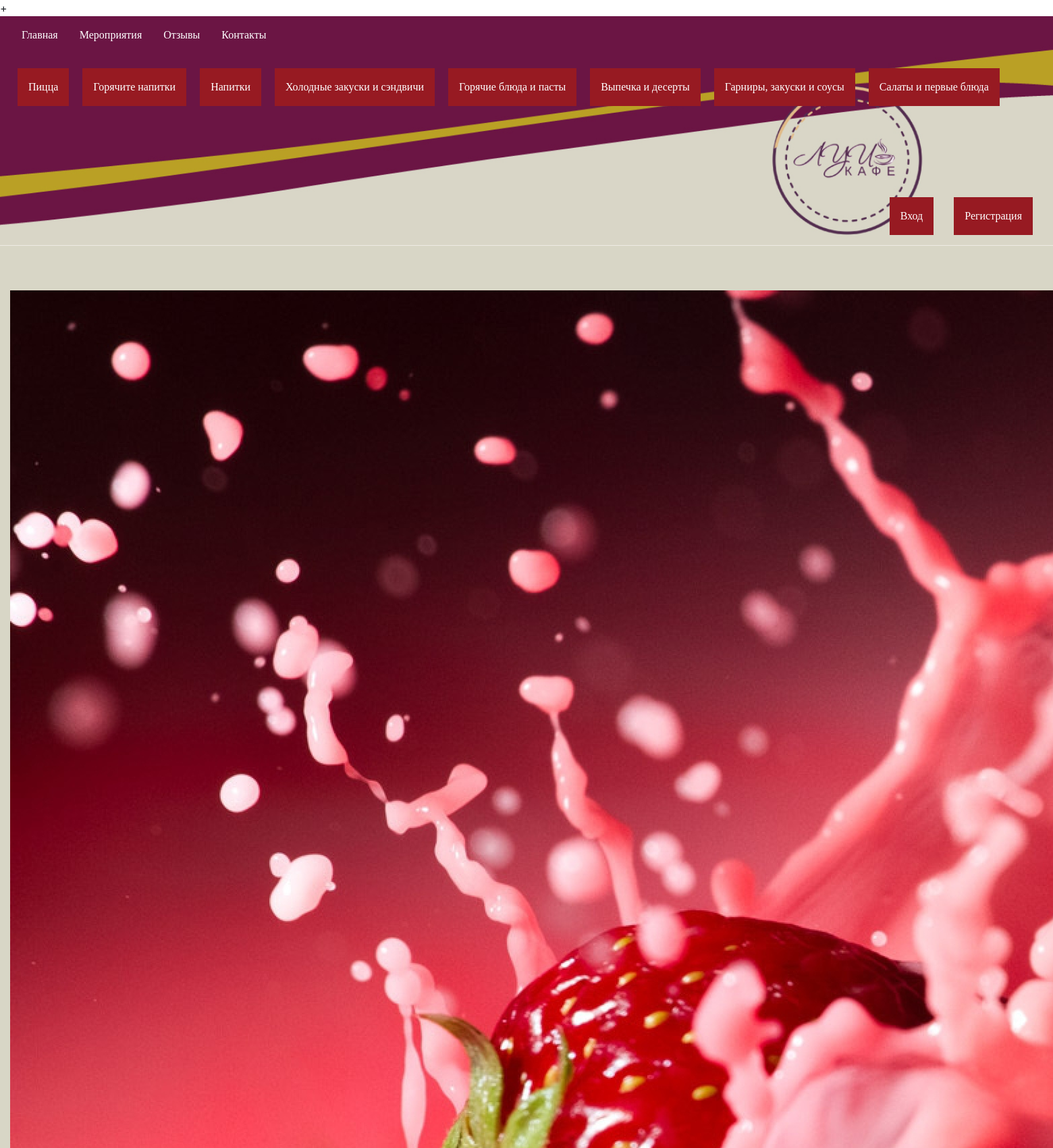
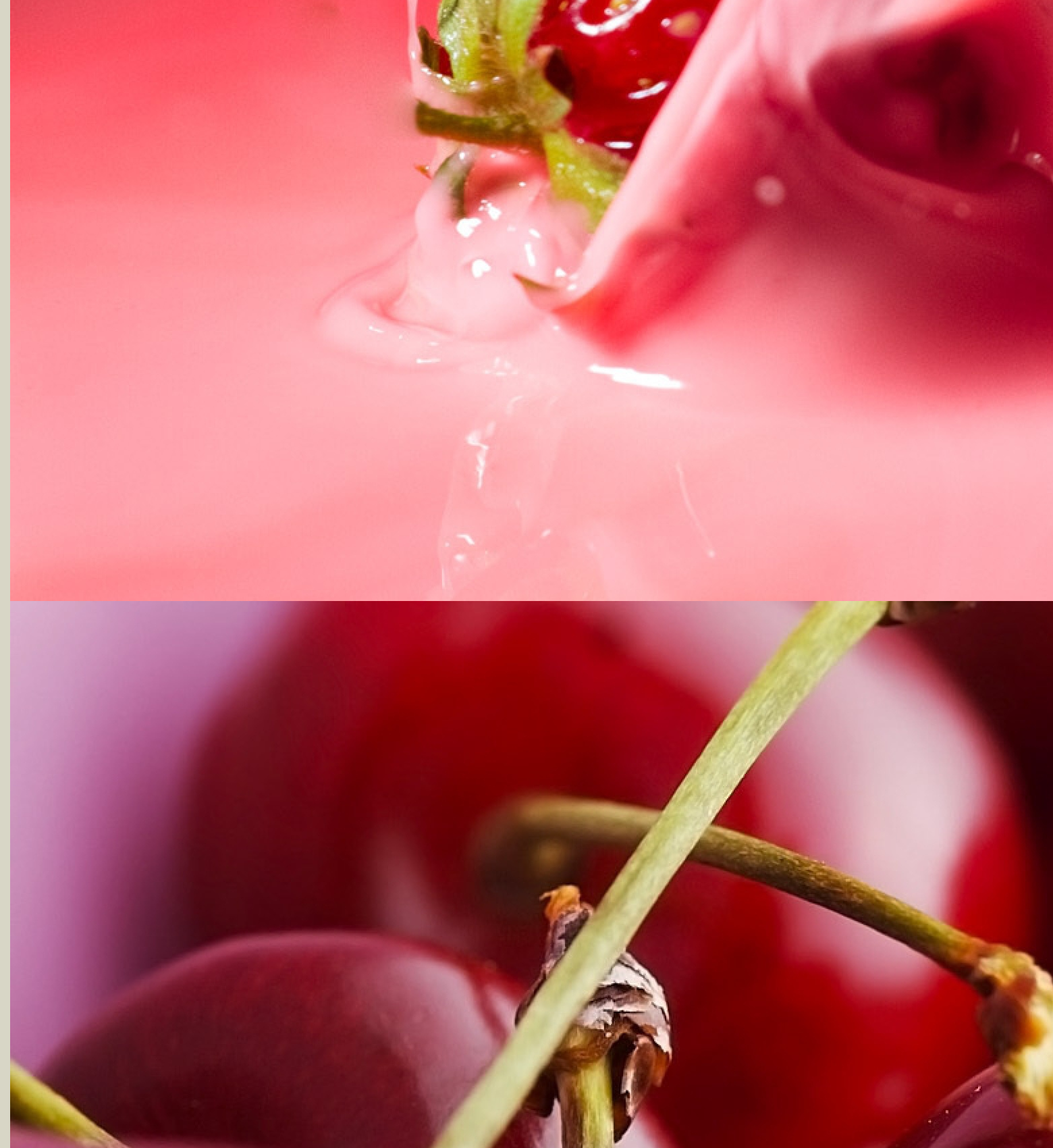
The page / (upper part) on the database its author committed (2 pictures, top to bottom).
### tables this page shows
CREATE TABLE `menu` (
  `id` int(10) NOT NULL,
  `title` varchar(255) NOT NULL,
  `parent` int(10) NOT NULL DEFAULT '0',
  `link` varchar(255) NOT NULL DEFAULT '?page=',
  `catg` text
);

### index.php (called while the page is built, shortened)
<?php
require 'functions/db.php';
require 'functions/functions.php';
connections();

### functions/functions.php (the view, shortened to what this page needs)
<?php
function connections()
{
    $file = '';
    if (empty($_GET['page'])) {
        $file = 'main';
    } else {
        $file = $_GET['page'];
    }
    include 'tempate/header.php';
    if (file_exists('food/' . $file . '.php')) {
        include 'food/' . $file . '.php';
    } elseif (file_exists('users/' . $file . '.php')) {
        if (isset($_COOKIE['user'])) {
            include 'users/' . $file . '.php';
        }else{
            include 'upmenu/404.php';
        }
    } else {
        include 'upmenu/' . $file . '.php';
    }
    include 'tempate/footer.php';
}
function do_query($query)
{
    global $mysqli;
    $result = mysqli_query($mysqli, $query);
    return $result;
}
function menu()
{
    $menu = do_query("SELECT * FROM `menu` WHERE `parent` = '0' ORDER BY menu.id");
    $user = do_query("SELECT * FROM `menu` WHERE `parent` = '1' ORDER BY menu.id");
    $food = do_query("SELECT * FROM `menu` WHERE `parent` = '2' ORDER BY menu.id");
    $users = do_query("SELECT * FROM `menu` WHERE `parent` = '3' ORDER BY menu.id");
    $out = '<div class="menu_up"><ul>';
    foreach ($menu as $item) {
        $out .= '<li><a href="' . $item['link'] . '">' . $item['title'] . '</a></li>';
    }
    $out .= '</ul>';
    if (!isset($_COOKIE['user'])) {
        $out1 = '<div class="menu_food"><ul class="user_account">';
        foreach ($user as $item) {
            $out1 .= '<li><a href="' . $item['link'] . '">' . $item['title'] . '</a></li>';
        }
        $out1 .= '</ul></div>';
    } else {
        $out1 = '<div class="menu_user"><ul>';
        foreach ($users as $user) {
            $out1 .= '<li><a href="' . $user['link'] . '">' . $user['title'] . '</a></li>';
        }
        $out1 .= '</ul></div>';
    }
    $out2 = '<ul>';
    foreach ($food as $item) {
        $out2 .= '<li class="red"><a href="' . $item['link'] . '">' . $item['title'] . '</a></li>';
    }
    $out2 .= '</ul></div>';
    return $out . $out2 . $out1;
}

### tempate/header.php (shortened to what this page needs)
<!doctype html>
<html lang="ru">
<head>
    <link rel="stylesheet" href="https://stackpath.bootstrapcdn.com/bootstrap/4.3.1/css/bootstrap.min.css">
    <link rel="stylesheet" href="css/style.css?t=<?php echo(microtime(true) . rand()); ?>">
    <link rel="stylesheet" href="icons/css/font-awesome.min.css">
</head>
<body>
<div class="container-fluid">
    <?php include 'basket.php';?>
    <header>
        <div class="heder">
            <div class="cap">
                <div class="menu">
                    <nav>
                        <?php echo menu(); ?>
                    </nav>
                </div>
            </div>
        </div>
    </header>
    <description>
        <div class="content">

### upmenu/main.php (shortened to what this page needs)
<h1 class="text-center">Скидки, акции</h1>
<div id="carousel" class="carousel slide" data-ride="carousel">
    <div class="carousel-inner">
        <div class="item active">
            <img src="photo/original.jpg" alt="...">
        </div>
        <div class="item">
            <img src="photo/rt.jpg" alt="...">
        </div>
    </div>
</div>

### tempate/footer.php (shortened to what this page needs)
</div>
</description>
</div>
</body>
</html>

### css/style.css (style rules this page uses)
* { margin: 0; padding: 0; }
body { width: 100%; }
div, ul { box-sizing: border-box; }
div:after, ul:after, div:before, ul:before { content: ''; display: block; clear: both; }
.container-fluid { padding: 0; }
ul li { list-style: none; }
ul li a { color: #ffffff; padding: 16px; display: block; font-size: 16px; text-decoration: none; font-weight: 100; font-family: cursive; }
.content { background: #D8D6C6; width: 100%; padding: 10px 15px; display: table; }
.heder { width: 100%; }
.heder .cap { background: url(../photo/cap.jpg) 100% 0 / cover no-repeat; min-height: 300px; }
.heder .cap .menu { height: 73px; position: relative; }
.heder .cap .menu nav { z-index: 19; width: 100%; background: #6B1544; position: absolute; top: 100%; display: none; }
.heder .cap .menu_up ul, .heder .cap .menu_up .user_account { width: 50%; }
.heder .cap .menu_up ul { padding-left: 16px; display: block; float: left; }
.heder .cap .menu_food { margin: 0 15px; }
@media screen and (min-width: 1024px) { ul li { text-align: center; } }
@media screen and (min-width: 1024px) { .heder .cap .menu { height: fit-content; position: inherit; } }
@media screen and (min-width: 1024px) { .heder .cap .menu nav { display: block; background: none; position: inherit; top: inherit; } }
@media screen and (min-width: 1024px) { .heder .cap .menu_up ul { float: none; width: auto; } }
@media screen and (min-width: 1024px) { .heder .cap .menu_up ul li { float: left; } }
@media screen and (min-width: 1024px) { .heder .cap .menu_up ul li.red { background: #971a22; margin: 5px 10px; } }
@media screen and (min-width: 1024px) { .heder .cap .menu_food { height: 134px; margin: 0 15px; position: relative; } }
@media screen and (min-width: 1024px) { .heder .cap .menu_food ul { position: absolute; bottom: 0; right: 0; } }
@media screen and (min-width: 1024px) { .heder .cap .menu_food ul li { float: left; background: #971a22; margin: 0 15px; } }
@media screen and (min-width: 1394px) { .heder .cap .menu_food { height: 186px; } }

### rows shown on the page
menu: title "Главная"
menu: title "Мероприятия"
menu: title "Отзывы"
menu: title "Контакты"
menu: title "Пицца"
menu: title "Горячите напитки"
menu: title "Напитки"
menu: title "Холодные закуски и сэндвичи"
menu: title "Горячие блюда и пасты"
menu: title "Выпечка и десерты"
menu: title "Гарниры, закуски и соусы"
menu: title "Салаты и первые блюда"
menu: title "Вход"
menu: title "Регистрация"
